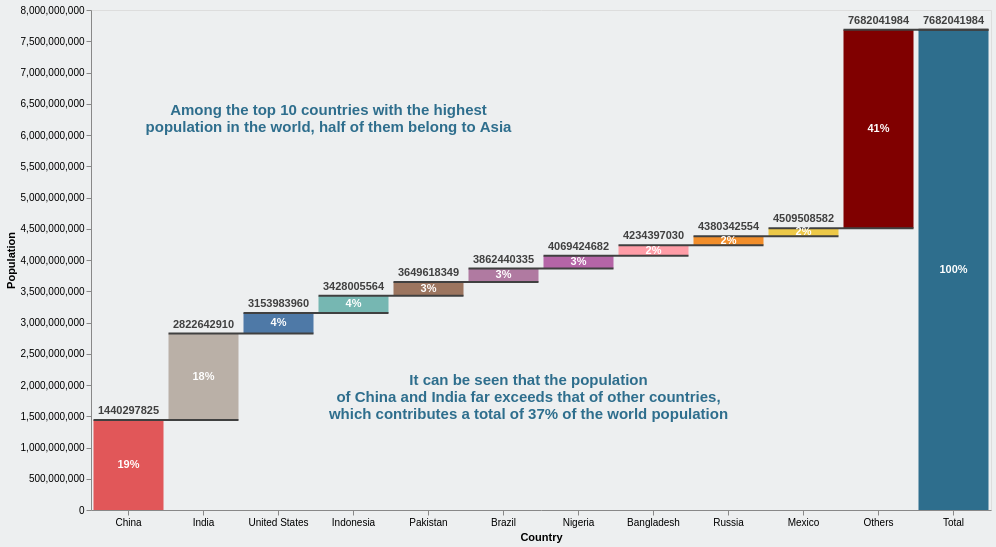

This figure's Vega-Lite source:
### Vega-Lite specification from a JSON file in a GitHub repository (floating-point values rounded to 4 significant figures)
{"$schema": "https://vega.github.io/schema/vega-lite/v5.json", "data": {"values": [{"label": "China", "amount": 1440297825, "percentage": 0.1875, "continent": "Asia"}, {"label": "India", "amount": 1382345085, "percentage": 0.1799, "continent": "Asia"}, {"label": "United States", "amount": 331341050, "percentage": 0.04313, "continent": "North America"}, {"label": "Indonesia", "amount": 274021604, "percentage": 0.03567, "continent": "Asia"}, {"label": "Pakistan", "amount": 221612785, "percentage": 0.02885, "continent": "Asia"}, {"label": "Brazil", "amount": 212821986, "percentage": 0.0277, "continent": "South America"}, {"label": "Nigeria", "amount": 206984347, "percentage": 0.02694, "continent": "Africa"}, {"label": "Bangladesh", "amount": 164972348, "percentage": 0.02148, "continent": "Asia"}, {"label": "Russia", "amount": 145945524, "percentage": 0.019, "continent": "Europe"}, {"label": "Mexico", "amount": 129166028, "percentage": 0.01681, "continent": "North America"}, {"label": "Others", "amount": 3172533402, "percentage": 0.413, "continent": "All"}, {"label": "Total", "amount": 0, "percentage": 1.0, "continent": "None"}]}, "width": 900, "height": 500, "transform": [{"window": [{"op": "sum", "field": "amount", "as": "sum"}]}, {"window": [{"op": "lead", "field": "label", "as": "lead"}]}, {"calculate": "datum.lead === null ? datum.label : datum.lead", "as": "lead"}, {"calculate": "datum.label === 'Total' ? 0 : datum.sum - datum.amount", "as": "previous_sum"}, {"calculate": "datum.label === 'Total' ? datum.sum : datum.amount", "as": "amount"}, {"calculate": "(datum.label !== 'Total' && datum.amount > 0 ? '+' : '') + datum.amount", "as": "text_amount"}, {"calculate": "(datum.sum + datum.previous_sum) / 2", "as": "center"}, {"calculate": "datum.sum < datum.previous_sum ? datum.sum : ''", "as": "sum_dec"}, {"calculate": "datum.sum > datum.previous_sum ? datum.sum : ''", "as": "sum_inc"}], "encoding": {"x": {"field": "label", "type": "ordinal", "sort": null, "axis": {"labelAngle": 0, "title": "Country"}}}, "layer": [{"params": [{"name": "hover", "select": {"type": "point", "on": "mouseover"}}], "mark": {"type": "bar", "size": 70}, "encoding": {"y": {"field": "previous_sum", "type": "quantitative", "title": "Population", "axis": {"grid": false}}, "y2": {"field": "sum"}, "color": {"field": "label", "type": "nominal", "scale": {"domain": ["Bangladesh", "Brazil", "China", "Indonesia", "India", "Mexico", "Nigeria", "Pakistan", "Russia", "United States", "Others", "Total"], "range": ["#FF9DA7", "#B07AA1", "#E15759 ", "#76B7B2", "#BAB0A7", "#EDC948", "#B565A7", "#9C755F", "#F28E2B", "#4E79A7", "#800000", "#2E6E8D"]}, "legend": null}, "tooltip": [{"field": "label", "type": "nominal", "title": "Country"}, {"field": "amount", "type": "quantitative", "title": "Population"}, {"field": "percentage", "type": "quantitative", "title": "Percentage", "format": ".0%"}, {"field": "continent", "type": "nominal", "title": "Continent"}], "strokeWidth": {"condition": [{"param": "hover", "empty": false, "value": 1}], "value": 0.3}, "opacity": {"condition": {"param": "hover", "value": 1}, "value": 0.7}}}, {"mark": {"type": "rule", "color": "#404040", "opacity": 1, "strokeWidth": 2, "xOffset": -35, "x2Offset": 35}, "encoding": {"x2": {"field": "lead"}, "y": {"field": "sum", "type": "quantitative"}}}, {"mark": {"type": "text", "dy": -4, "baseline": "bottom"}, "encoding": {"y": {"field": "sum_inc", "type": "quantitative"}, "text": {"field": "sum_inc", "type": "nominal"}}}, {"mark": {"type": "text", "dy": 4, "baseline": "top"}, "encoding": {"y": {"field": "sum_dec", "type": "quantitative"}, "text": {"field": "sum_dec", "type": "nominal"}}}, {"mark": {"type": "text", "fontWeight": "bold", "baseline": "middle"}, "encoding": {"y": {"field": "center", "type": "quantitative"}, "text": {"field": "percentage", "type": "quantitative", "format": ".0%"}, "color": {"condition": [{"test": "datum.label === 'Total'", "value": "white"}], "value": "white"}}}, {"transform": [{"filter": "datum.label == 'China'"}, {"calculate": "'Among the top 10 countries with the highest; population in the world, half of them belong to Asia'", "as": "text_annotation_raw"}, {"calculate": "split(datum.text_annotation_raw,';')", "as": "text_annotation"}], "mark": {"type": "text", "fontWeight": "bold", "dx": 200, "dy": -150}, "encoding": {"text": {"field": "text_annotation"}, "color": {"value": "#2E6E8D"}, "size": {"value": 15}}}, {"transform": [{"filter": "datum.label == 'China'"}, {"calculate": "'It can be seen that the population ; of China and India far exceeds that of other countries,; which contributes a total of 37% of the world population'", "as": "text_annotation_raw"}, {"calculate": "split(datum.text_annotation_raw,';')", "as": "text_annotation"}], "mark": {"type": "text", "fontWeight": "bold", "dx": 400, "dy": 120}, "encoding": {"text": {"field": "text_annotation"}, "color": {"value": "#2E6E8D"}, "size": {"value": 15}}}], "config": {"text": {"fontWeight": "bold", "color": "#404040"}, "background": "#EDEFF0"}}
